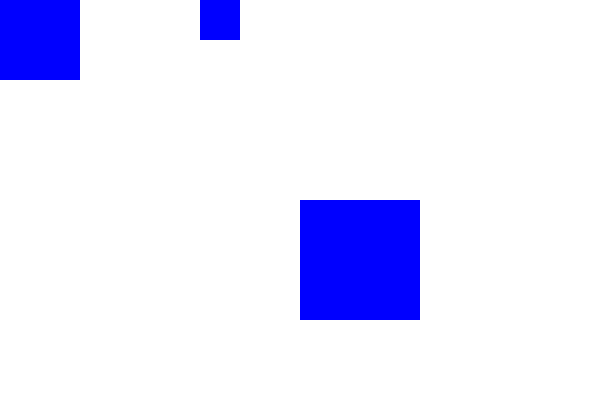
Frame 1 (no input)
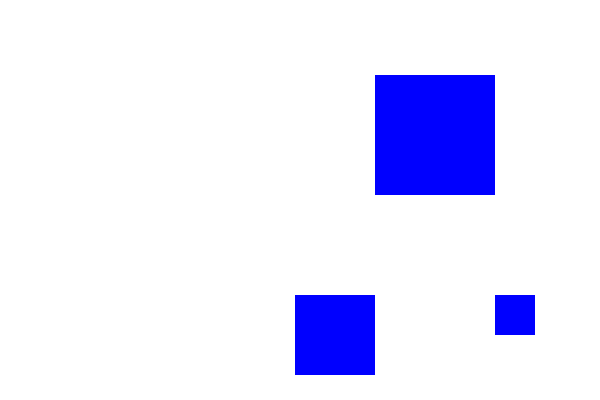
Frame 60 (no input)
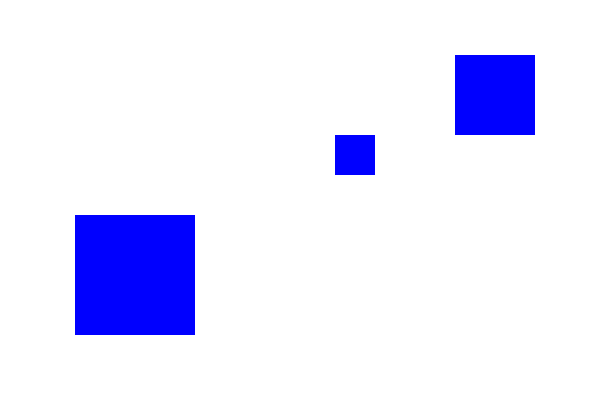
Frame 120 (the mouse pressed at the canvas centre since frame 60)

The p5.js sketch that drew these frames (run headless with seeded random() and noise() and a simulated clock; from frame 60 on, the mouse is pressed at the canvas centre):

// p5.js sketch
// ── sketch.js
function DrawBlock(x,y,sz) {
    this.x= x,
    this.y= y,
    this.sz= sz,
    this.dx= 5,
    this.dy= 5;

    this.movement = function(){
        // Move
        this.x += this.dx;
        this.y += this.dy;

        // Bounce
        if (this.x < 0 || this.x + this.sz > 600) {
            this.dx *= -1;
        }
        if (this.y < 0 || this.y + this.sz > 400) {
            this.dy *= -1;
        }
    }
    this.display = function(){
        // Draw this
        fill(0, 0, 255);
        noStroke();
        rect(this.x, this.y, this.sz, this.sz);
    }
}

var drawBlock1,drawBlock2,drawBlock3;

function setup() {
    createCanvas(600, 400);
    drawBlock1 = new DrawBlock(0,0,80);
    drawBlock2 = new DrawBlock(200,0,40);
    drawBlock3 = new DrawBlock(300,200,120);

}

function draw() {
	background(255);

    drawBlock1.display();
    drawBlock1.movement();
    drawBlock2.display();
    drawBlock2.movement();
    drawBlock3.display();
    drawBlock3.movement();
}
